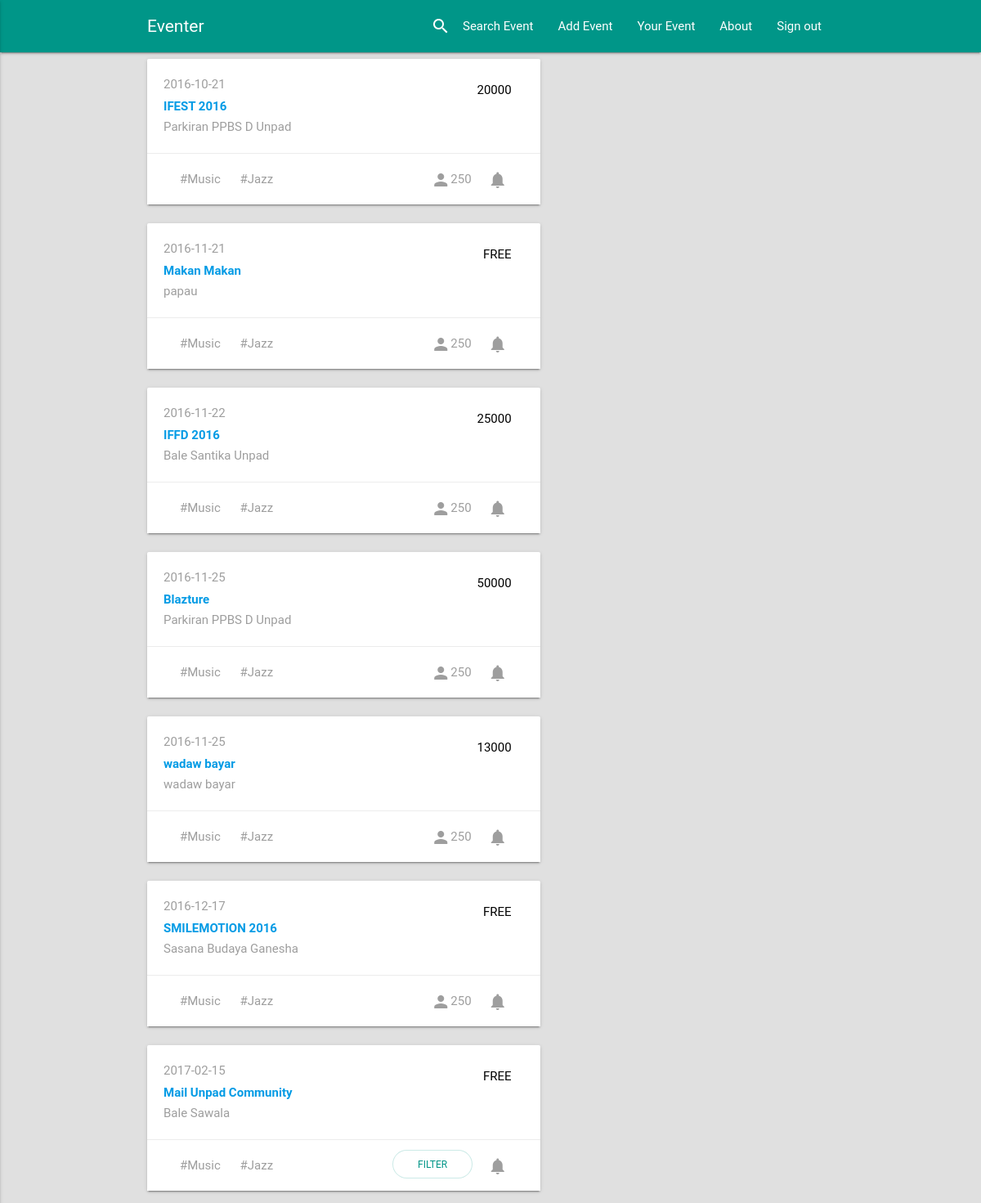
Screenshot of /landingadmin.php (signed in) with the database file from the repository.
### tables this page shows
CREATE TABLE `event` (
  `id_event` int(11) NOT NULL,
  `nama_event` varchar(100) NOT NULL,
  `poster` blob,
  `deskripsi` varchar(65000) NOT NULL,
  `harga` bigint(20) NOT NULL,
  `lokasi` varchar(100) NOT NULL,
  `kontak` varchar(50) NOT NULL,
  `website` varchar(50) NOT NULL,
  `kategori` varchar(100) NOT NULL,
  `tanggal` date NOT NULL,
  `status` enum('valid','invalid','waiting') NOT NULL DEFAULT 'waiting',
  `proposedby` varchar(50) NOT NULL,
  `view` int(11) NOT NULL DEFAULT '0'
);

### landingadmin.php (the view, shortened to what this page needs)
<?php
	include "conn.php";
	if($_SESSION['user'] || $_SESSION['admin'])
	{
		?>
<!doctype html>
<html>
<head>
    <link href="css/materialize.css" type="text/css" rel="stylesheet" media="screen,projection"/>
    <link href="css/style.css" type="text/css" rel="stylesheet" media="screen,projection"/>
</head>
<body class="grey lighten-2">
<nav class="teal" role="navigation">
    <div class="nav-wrapper container"><a id="logo-container" href="#" class="left2 brand-logo">Eventer</a>
      <ul class="right hide-on-med-and-down">
        <li><a href="#">Search Event</a></li>
        <li><a href="#">Add Event</a></li>
        <li><a href="#">Your Event</a></li>
        <li><a href="#">About</a></li>
        <li><a href="#">Sign out</a></li>
      </ul>
        <a href="search.php" data-activates="nav-mobile" class="right"><i class="material-icons">search</i></a>
    </div>
  </nav>
 <div class="container">
	 <?php
		$sql = "SELECT * FROM event order by tanggal asc";
		$result = mysqli_query($db, $sql);
		while($row = mysqli_fetch_array($result)){
			?>
			<a href="detailevent.php?idn=<?php echo ''.$row['id_event'];?>"><div class="row"><div class="col s12 m7"><div class="card"><div class="card-image"><img src="">
			<span class="black-text price">
			<?php
			if($row['harga'] > 0){echo ''.$row['harga'];}
			else{echo 'FREE';}?></span></div>
			<div class="card-content"><p class="grey-text"><?php echo ''.$row['tanggal'];?></p><h6><b><?php echo ''.$row['nama_event'];?></b></h6>
			<p class="grey-text"><?php echo ''.$row['lokasi'];?></p></div>
			<div class="card-action"><a href="#" class="grey-text">#Music</a>
						<a href="#" class="grey-text">#Jazz</a>
						<a href="#" class="right grey-text"><i class="material-icons">notifications</i></a>
						<a href="#" class="right grey-text"><i class="midalign material-icons">person</i>250</a>
					</div>
				  </div>
				</div>
			  </div>
			 </a>
			<?php
		}
	 ?>
</div>
    <div class="teal-text center2 filter">
    <form method="post" action="filtertab.php">
<button class="white btn-filter" type="submit" name="filter">FILTER </button>
</form>
    </div>
</body>
</html>
<?php
	}
	else
	{
		header("location:login.php");
	}
?>

### rows the page displays
event: harga "20000", tanggal "2016-10-21", nama_event "IFEST 2016", lokasi "Parkiran PPBS D Unpad"
event: harga "FREE", tanggal "2016-11-21", nama_event "Makan Makan", lokasi "papau"
event: harga "25000", tanggal "2016-11-22", nama_event "IFFD 2016", lokasi "Bale Santika Unpad"
event: harga "50000", tanggal "2016-11-25", nama_event "Blazture", lokasi "Parkiran PPBS D Unpad"
event: harga "13000", tanggal "2016-11-25", nama_event "wadaw bayar", lokasi "wadaw bayar"
event: harga "FREE", tanggal "2016-12-17", nama_event "SMILEMOTION 2016", lokasi "Sasana Budaya Ganesha"
event: harga "FREE", tanggal "2017-02-15", nama_event "Mail Unpad Community", lokasi "Bale Sawala"
